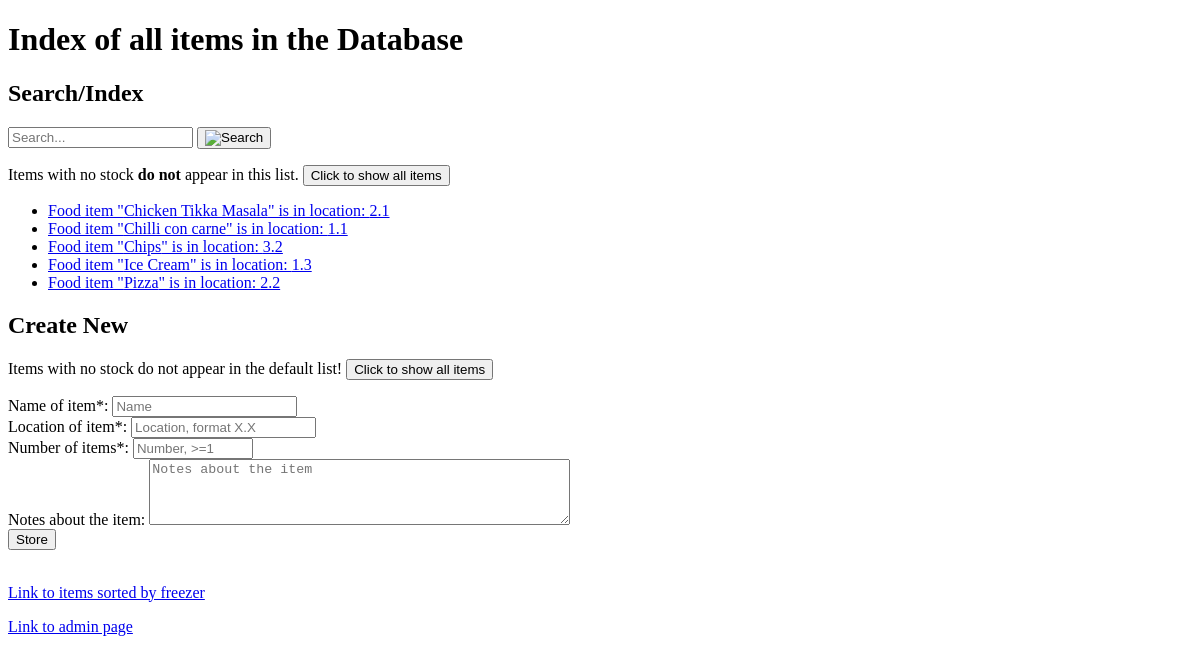
/ffdb/, run on an earlier commit of the app's database.
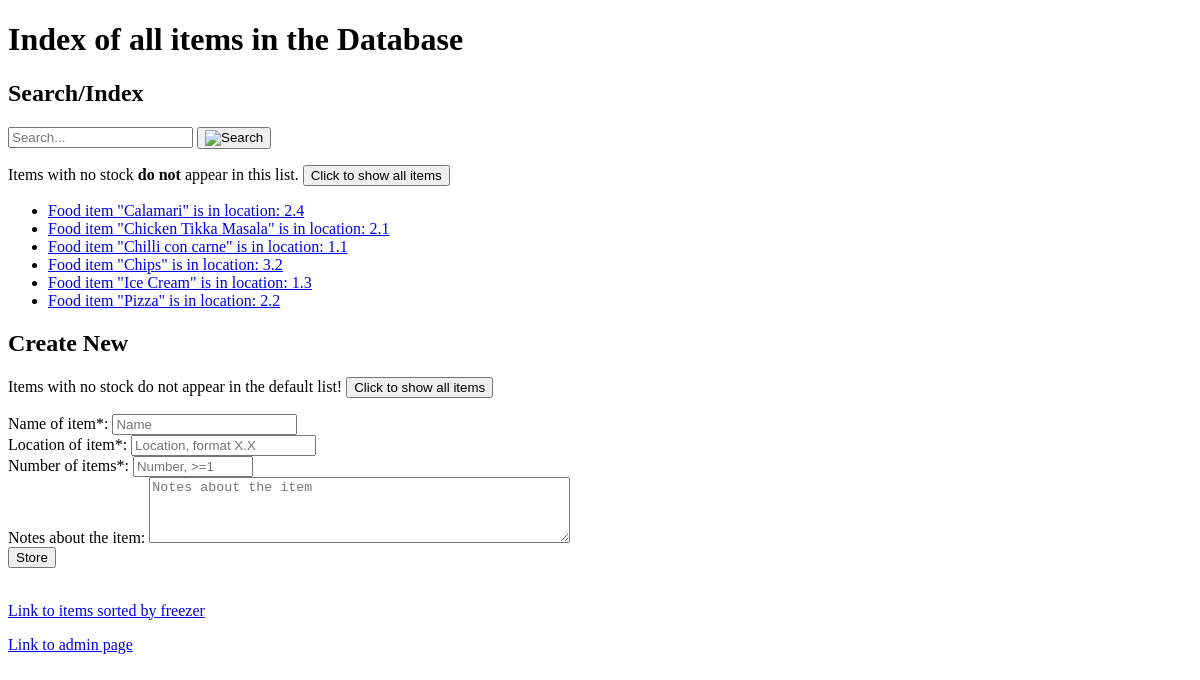
And on a later commit of the database.
### ffdb/models.py (models this page shows)
class foodItems(models.Model):
    foodName = models.CharField('the name of the food item', max_length=200)
    foodLocation = models.CharField('the location of the food item', max_length=3)
    foodItemNotes = models.CharField('any other notes about the food item', max_length=300, blank=True)
    def __str__(self):
        return self.foodName

### ffdb/views.py (the view, shortened to what this page needs)
# urls.py: path('', views.index, name='index'),
def index(request):
    all_food_items = foodItems.objects.all().order_by('foodName') # get all items & order alphabetically
    food_stock = foodStock.objects.all().order_by('foodItemss__foodName') # get all item's stock, ordered by name (same as all_food_items)
    if request.method == 'GET':
        query = request.GET.get('q')
        if query == '*ShowAll': # "search" to reveal all items
            context = {
                'all_food_items': all_food_items,
                'query': query,
            }
        else: # search has no results
            context = {
                'all_food_items': all_food_items,
                'food_stock': food_stock
            }
    else:
        context = {
            'all_food_items': all_food_items,
            'food_stock': food_stock,
            }
    return render(request, "ffdb/index.html", context)

### ffdb/templatetags/ffdb_tags.py (called while the page is built)
@register.filter # custom filter that takes the current for loop index (or other index variable) and uses it to get the value (this cannot be done normally)
def index(indexable, i):
    try:
        return indexable[i]
    except: # if the index doesn't exist, then return nothing
        return ''

### ffdb/templates/ffdb/index.html (shortened to what this page needs)
<!DOCTYPE html>
<html>
{% load static %}
{% load ffdb_tags %}
    <head>
    </head>
    <body>
        <h1>Index of all items in the Database</h1>
        <h2>Search/Index</h2>
            <form action='{% url 'index' %}' method='GET'>
                <input name='q' type='search' placeholder='Search...' id='searchbar' autofocus>
                <button for="searchbar"><img src="{% static "admin/img/search.svg" %}" alt="Search"></button>
            </form>
            {% if search_results %}
                <p>You searched for "<b>{{ query }}</b>". Here are your results: <a href='/ffdb/'>Clear search</a></p>
                <ul>
                    {% for item in search_results %}
                        <li><a href="/ffdb/{{ item.id }}/">Food item "{{item}}" is in location: {{ item.foodLocation }}</a></li>
                    {% endfor %}
                </ul>
            {% elif all_food_items %}
                <form action='{% url 'index' %}' method='GET'>
                    <p>Items with no stock <b>do not</b> appear in this list.
                    <button for='q'>Click to show all items</button>
                </form>
                <ul>
                    {% for item in all_food_items %}
                        {% with stock=food_stock|index:forloop.counter0 %}
                            {% if stock.stockNumber != 0 %}
                                <li><a href="/ffdb/{{ item.id }}/">Food item "{{item}}" is in location: {{ item.foodLocation }}</a></li>
                            {% endif %}
                        {% endwith %}
                    {% endfor %}
                </ul>
            {% else %}
                <p>There is no food in the Freezer Food DataBase</p>
            {% endif %}
        <h2>Create New</h2>
            <form action='{% url 'index' %}' method='GET'>
                <p>Items with no stock do not appear in the default list!
                <button for='q'>Click to show all items</button>
            </form>
            <form action='' method='POST'>{% csrf_token %}
                <label for='name'>Name of item*:</label>
                <input name='Name' type='text' placeholder='Name' id='name' maxlength='200' required></br>
                <label for='location'>Location of item*:</label>
                <input name='Location' type='text' placeholder='Location, format X.X' id='location' required pattern='([1]\.[1-5])|([2]\.[1-4])|([3]\.[12])' title='X.X, eg. 1.2 or 3.1'></br>
                <label for='stock'>Number of items*:</label>
                <input name='Number' type='Number' placeholder='Number, >=1' id='stock' min='1' max='2147483647' required></br>
                <label for='notes'>Notes about the item:</label>
                <textarea name='Notes' type='text' placeholder='Notes about the item' id='notes' rows='4' cols='50' maxlength='200'></textarea></br>
                <button type='submit' for='notes' id='confirm'>Store</button>
            </form>
        <p><a href='/ffdb/freezer/'>Link to items sorted by freezer</a></p>
        <p><a href='/admin/ffdb/fooditems/'>Link to admin page</a></p>
    </body>
</html>

What changed in the data, as far as the page shows it:
added foodItems: foodName "Calamari", foodLocation "2.4"
